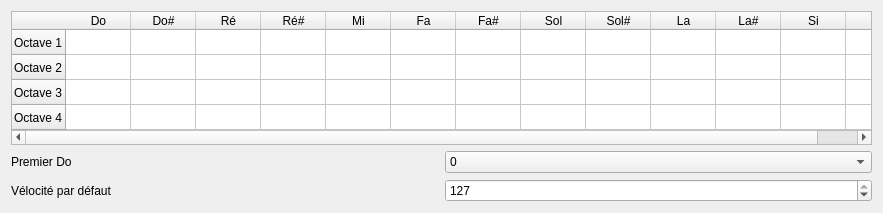
          <widget class="QFrame" name="keyboardFrame">
           <layout class="QGridLayout" name="gridLayout_12">
            <item row="1" column="0">
             <widget class="QLabel" name="label_3">
              <property name="text">
               <string>Premier Do</string>
              </property>
             </widget>
            </item>
            <item row="2" column="1">
             <widget class="QSpinBox" name="spinDefaultVelocity">
              <property name="maximum">
               <number>127</number>
              </property>
              <property name="value">
               <number>127</number>
              </property>
             </widget>
            </item>
            <item row="2" column="0">
             <widget class="QLabel" name="label_20">
              <property name="text">
               <string>Vélocité par défaut</string>
              </property>
             </widget>
            </item>
            <item row="1" column="1">
             <widget class="QComboBox" name="comboDo">
              <property name="currentIndex">
               <number>0</number>
              </property>
              <item>
               <property name="text">
                <string notr="true">0</string>
               </property>
              </item>
              <item>
               <property name="text">
                <string notr="true">12</string>
               </property>
              </item>
              <item>
               <property name="text">
                <string notr="true">24</string>
               </property>
              </item>
              <item>
               <property name="text">
                <string notr="true">36</string>
               </property>
              </item>
              <item>
               <property name="text">
                <string notr="true">48</string>
               </property>
              </item>
              <item>
               <property name="text">
                <string notr="true">60</string>
               </property>
              </item>
              <item>
               <property name="text">
                <string notr="true">72</string>
               </property>
              </item>
              <item>
               <property name="text">
                <string notr="true">84</string>
               </property>
              </item>
             </widget>
            </item>
            <item row="0" column="0" colspan="2">
             <widget class="TableKey" name="tableKeyboardMap">
              <property name="sizePolicy">
               <sizepolicy hsizetype="Expanding" vsizetype="MinimumExpanding">
                <horstretch>0</horstretch>
                <verstretch>0</verstretch>
               </sizepolicy>
              </property>
              <property name="frameShape">
               <enum>QFrame::StyledPanel</enum>
              </property>
              <property name="sizeAdjustPolicy">
               <enum>QAbstractScrollArea::AdjustToContents</enum>
              </property>
              <property name="selectionMode">
               <enum>QAbstractItemView::NoSelection</enum>
              </property>
              <property name="horizontalScrollMode">
               <enum>QAbstractItemView::ScrollPerPixel</enum>
              </property>
              <attribute name="horizontalHeaderDefaultSectionSize">
               <number>65</number>
              </attribute>
              <attribute name="verticalHeaderDefaultSectionSize">
               <number>25</number>
              </attribute>
              <row>
               <property name="text">
                <string>Octave 1</string>
               </property>
              </row>
              <row>
               <property name="text">
                <string>Octave 2</string>
               </property>
              </row>
              <row>
               <property name="text">
                <string>Octave 3</string>
               </property>
              </row>
              <row>
               <property name="text">
                <string>Octave 4</string>
               </property>
              </row>
              <column>
               <property name="text">
                <string>Do</string>
               </property>
              </column>
              <column>
               <property name="text">
                <string>Do#</string>
               </property>
              </column>
              <column>
               <property name="text">
                <string>Ré</string>
               </property>
              </column>
              <column>
               <property name="text">
                <string>Ré#</string>
               </property>
              </column>
              <column>
               <property name="text">
                <string>Mi</string>
               </property>
              </column>
              <column>
               <property name="text">
                <string>Fa</string>
               </property>
              </column>
              <column>
               <property name="text">
                <string>Fa#</string>
               </property>
              </column>
              <column>
               <property name="text">
                <string>Sol</string>
               </property>
              </column>
              <column>
               <property name="text">
                <string>Sol#</string>
               </property>
              </column>
              <column>
               <property name="text">
                <string>La</string>
               </property>
              </column>
              <column>
               <property name="text">
                <string>La#</string>
               </property>
              </column>
              <column>
               <property name="text">
                <string>Si</string>
               </property>
              </column>
              <column>
               <property name="text">
                <string>Do</string>
               </property>
              </column>
             </widget>
            </item>
           </layout>
          </widget>
